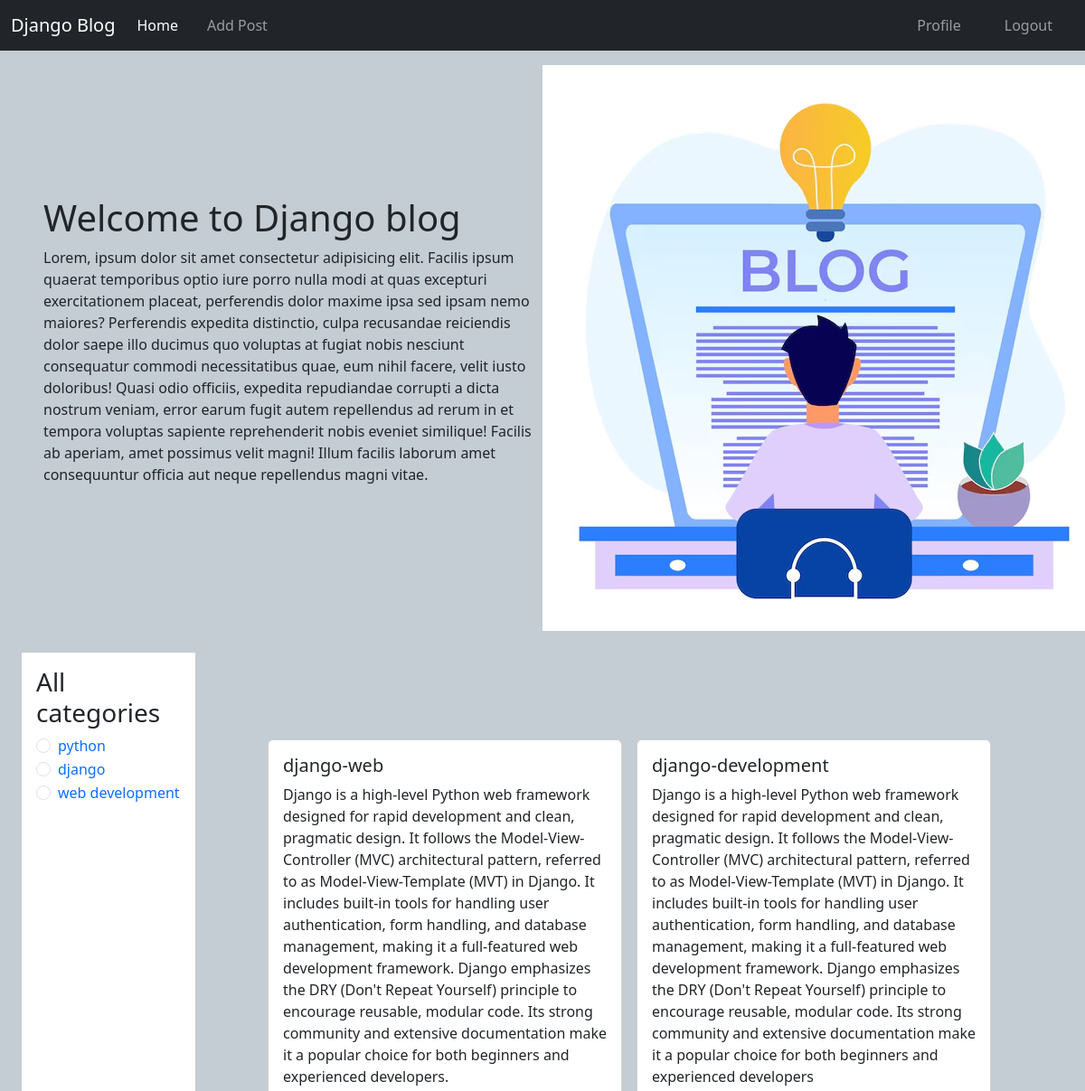
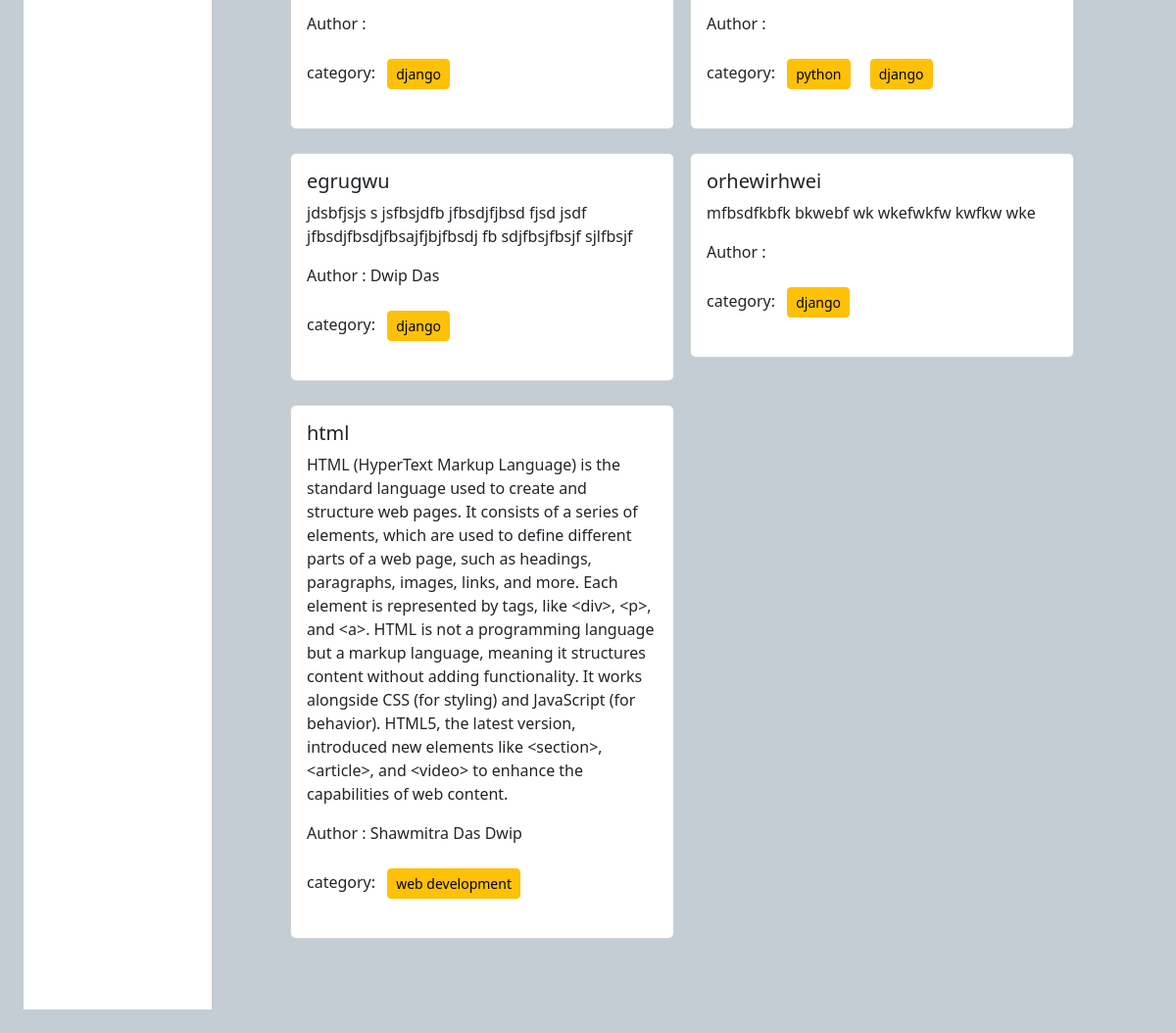
The app's page / (signed in) with its own data (2 pictures, top to bottom).
### categories/models.py (models this page shows, shortened)
class Category(models.Model):
    name = models.CharField(max_length=100)
    slug = models.SlugField(max_length=100, unique=True, null=True, blank=True)  # Corrected here

### posts/models.py (models this page shows, shortened)
class Post(models.Model):
    title=models.CharField(max_length=50)
    content=models.TextField()
    category=models.ManyToManyField(Category)
    author=models.ForeignKey(User,on_delete=models.CASCADE)

### blog_project/views.py (the view)
# urls.py: path('',views.home,name='homepage'),
def home(request,category_slug =None):
    data=Post.objects.all()
    if category_slug is not None:
      category=Category.objects.get(slug = category_slug)
      data=Post.objects.filter(category=category)
    categories=Category.objects.all()
    return render(request,'home.html',{'data' : data,'category': categories})

### templates/home.html (shortened to what this page needs)
{% extends 'base.html' %}
{% load static %}
{% block content %}
<div class="d-flex flex-wrap px-5 pt-3 align-items-center">
   <div class="col-6 ">
    <h1>Welcome to Django blog</h1>
    <p>Lorem, ipsum dolor sit amet consectetur adipisicing elit. Facilis ipsum quaerat temporibus optio iure porro nulla modi at quas excepturi
      exercitationem placeat, perferendis dolor maxime ipsa sed ipsam nemo
      maiores? Perferendis expedita distinctio, culpa recusandae reiciendis dolor saepe illo ducimus quo voluptas at fugiat nobis nesciunt consequatur commodi necessitatibus quae, eum nihil facere, velit iusto doloribus!
       Quasi odio officiis, expedita repudiandae corrupti a dicta nostrum veniam, error earum fugit autem repellendus ad rerum in et tempora voluptas sapiente reprehenderit nobis eveniet similique! Facilis ab aperiam, amet possimus velit magni! Illum facilis laborum amet consequuntur officia aut neque repellendus magni vitae.</p>
   </div>
  <div class="col-6">
    <img src="{% static 'blog.avif' %}" alt="">
  </div>
</div>
<div class="d-flex flex-wrap p-4">
  <div class="col-2 bg-white p-3">
    <h3>All categories</h3>
    {% for cat in category %}
    <div class="form-check">
       <input class="form-check-input" type="radio" name="category" id="{{cat.id}}">
      <label class="form-check-label" for="{{cat.id}}">
        <a class="text-decoration-none" href="{% url 'category_wise_post' cat.slug %}">{{cat.name}}</a>
      </label>
    </div>
     {% endfor %}
  </div>
  <div class="col-10 p-4">
    <div class="d-flex flex-wrap  p-5 pt-5">
      {% for post in data %}
      <div class="col-sm-6 pt-4">
          <div class="card  mx-2">
            <div class="card-body">
              <h5 class="card-title">{{ post.title }}</h5>
              <p class="card-text">{{ post.content }}</p>
              <p>Author : {{post.author.first_name}} {{post.author.last_name}}</p>
              <p>category:
              {% for cat in post.category.all %}
                  <button class='btn btn-warning btn-sm m-2'> {{cat.name}}</button>
              {% endfor %}
              </p>
            </div>
                </div>
          </div>
      {% endfor %}
</div>
  </div>
</div>
{% endblock %}

### records on screen
Category: name "python"
Category: name "django"
Category: name "web development"
Post: title "django-web", content "Django is a high-level Python web framework designed for rapid development and clean, pragmatic design. It follows the Model-View-Controller (MVC) architectural pattern, referred to as Model-View-Template (MVT) in Django. It includes built-in tools for handling user authentication, form handling, and database management, making it a full-featured web development framework. Django emphasizes the DRY (Don't Repeat Yourself) principle to encourage reusable, modular code. Its strong community and extensive documentation make it a popular choice for both beginners and experienced developers."
Post: title "django-development", content "Django is a high-level Python web framework designed for rapid development and clean, pragmatic design. It follows the Model-View-Controller (MVC) architectural pattern, referred to as Model-View-Template (MVT) in Django. It includes built-in tools for handling user authentication, form handling, and database management, making it a full-featured web development framework. Django emphasizes the DRY (Don't Repeat Yourself) principle to encourage reusable, modular code. Its strong community and extensive documentation make it a popular choice for both beginners and experienced developers"
Post: title "egrugwu", content "jdsbfjsjs s jsfbsjdfb jfbsdjfjbsd fjsd jsdf jfbsdjfbsdjfbsajfjbjfbsdj fb sdjfbsjfbsjf sjlfbsjf", author.first_name "Dwip", author.last_name "Das"
Post: title "orhewirhwei", content "mfbsdfkbfk bkwebf wk wkefwkfw kwfkw wke"
Post: title "html", content "HTML (HyperText Markup Language) is the standard language used to create and structure web pages. It consists of a series of elements, which are used to define different parts of a web page, such as headings, paragraphs, images, links, and more. Each element is represented by tags, like <div>, <p>, and <a>. HTML is not a programming language but a markup language, meaning it structures content without adding functionality. It works alongside CSS (for styling) and JavaScript (for behavior). HTML5, the latest version, introduced new elements like <section>, <article>, and <video> to enhance the capabilities of web content.", author.first_name "Shawmitra Das", author.last_name "Dwip"
